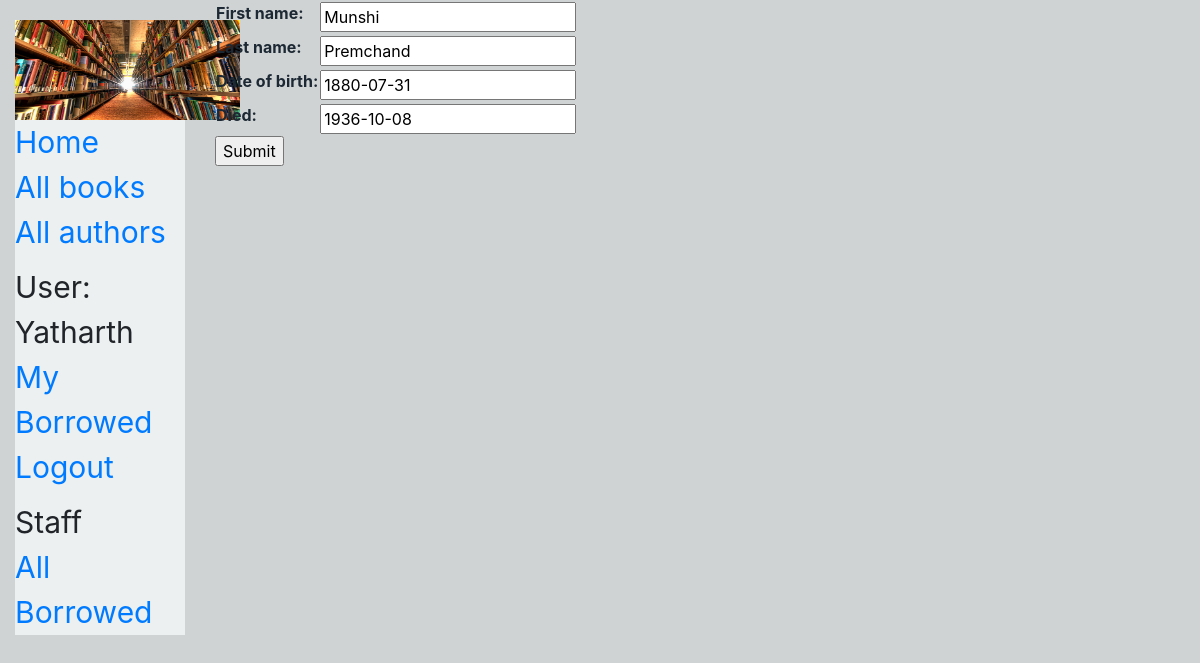
The page /catalog/author/9/update/ (signed in) on the database its author committed.
### catalog/models.py (models this page shows, shortened)
class Author(models.Model):
    first_name = models.CharField(max_length=100)
    last_name = models.CharField(max_length=100)
    date_of_birth = models.DateField(null=True, blank=True)
    date_of_death = models.DateField('Died', null=True, blank=True)
    class Meta:
        ordering = ['last_name', 'first_name']

### catalog/views.py (the view)
# urls.py: path('author/<int:pk>/update/', views.AuthorUpdate.as_view(), name='author_update'),
class AuthorUpdate(PermissionRequiredMixin,UpdateView):
    model = Author
    fields = ['first_name', 'last_name', 'date_of_birth', 'date_of_death']
    success_url = reverse_lazy('index')
    permission_required = 'catalog.can_mark_returned'

### catalog/templates/catalog/author_form.html (shortened to what this page needs)
{% extends "base_generic.html" %}
{% block content %}
  <form action="" method="post">
    <table>
    {{ form.as_table }}
    </table>
    <input type="submit" value="Submit">
  </form>
{% endblock %}

### catalog/templates/base_generic.html (shortened to what this page needs)
<!DOCTYPE html>
<html lang="en">
<head>
  <link rel="stylesheet" href="https://stackpath.bootstrapcdn.com/bootstrap/4.1.3/css/bootstrap.min.css">
  {% load static %}
  <link rel="stylesheet" href="{% static 'css/styles.css' %}">
</head>
<body style="background-color: #D0D3D4;">
  <div class="container-fluid" >
    <div class="row"  >
      <div class="col-md-2" >
      {% block sidebar %}
        <ul class="sidebar-nav" style="font-size: 30px;padding-top: 0px;background-color:#ECF0F1">
          {% load static %}
          <li><img src="{% static 'library-100616524-large.jpg' %}" width="225" height="100"></li>
          <li><a href="{% url 'index' %}">Home</a></li>
          <li><a href="{% url 'books' %}">All books</a></li>
          <li><a href="{% url 'authors' %}">All authors</a></li>
          {% if user.is_authenticated %}
     <li style="padding-top:10px;">User: {{ user.get_username }}</li>
       <li><a href="{% url 'my-borrowed' %}" >My Borrowed</a></li>
     <li><a href="{% url 'logout'%}?next={% url 'index' %}">Logout</a></li>
   {% else %}
     <li><a href="{% url 'login'%}?next={{request.path}}">Login</a></li>
     <li><a href="{% url 'register'%}">Register</a></li>
   {% endif %}
   {% if perms.catalog.can_mark_returned %}
     <li style="padding-top: 10px;">Staff</li>
       <li><a href="{% url 'all-borrowed' %}" >All Borrowed</a></li>
   {% endif %}
        </ul>
     {% endblock %}
      </div>
      <div class="col-md-10" style="color: #1C2833 ;">{% block content %}{% endblock %}
      </div>
    </div>
  </div>
</body>
</html>

### catalog/static/css/styles.css (style rules this page uses)
.sidebar-nav { margin-top: 20px; padding: 0; list-style: none; }

### rows shown on the page
Author: first_name "Munshi", last_name "Premchand", date_of_birth "1880-07-31", date_of_death "1936-10-08"

### other values the page prints
{{ user.get_username }} "Yatharth"
